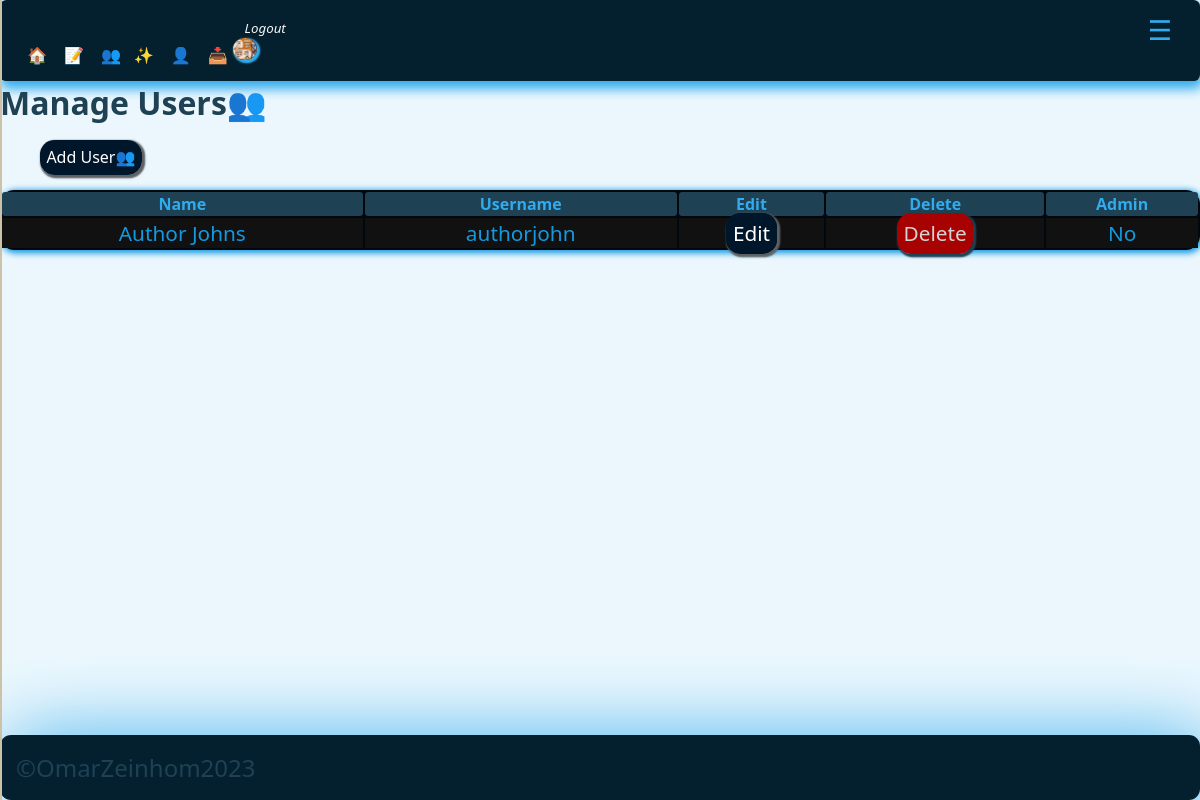
Screenshot of /adminpanel/manage_users.php (signed in) with the database file from the repository.
### tables this page shows
CREATE TABLE `users` (
  `id` int(11) UNSIGNED NOT NULL,
  `firstname` varchar(50) NOT NULL,
  `lastname` varchar(50) NOT NULL,
  `username` varchar(50) NOT NULL,
  `email` varchar(100) NOT NULL,
  `password` varchar(255) NOT NULL,
  `avatar` varchar(255) NOT NULL,
  `is_admin` tinyint(1) NOT NULL
);

### adminpanel/manage_users.php (the view, shortened to what this page needs)
<?php
$page__title = 'Manage Users👥';
include('./partials/sidenav/sidenav.php');
$current_admin_id = $_SESSION['user-id'];
$query = "SELECT * FROM users WHERE NOT id=$current_admin_id";
$users = mysqli_query($connect__db, $query);
?>
<h1><?php echo $page__title; ?></h1>
<br />
<ul>
    <li class='app__sidenav-item'><a href="<?= HOME_URL ?>add_user.php" class="app__link-btn">Add
            User👥</a></li>
</ul>
<br />
<div class="section__center">
    <table class="app__table">
        <thead class="app__thead">
            <tr clas="app__tr">
                <th class="app_th">Name</th>
                <th class="app_th">Username</th>
                <th class="app_th">Edit</th>
                <th class="app_th">Delete</th>
                <th class="app_th">Admin</th>
            </tr>
        </thead>
        <tbody class="app__tbody">
            <?php while ($user = mysqli_fetch_assoc($users)) : ?>
                <tr clas="app__tr">
                    <td class="app__td"><?= " {$user['firstname']} {$user['lastname']}" ?></td>
                    <td class="app__td"><?= "{$user['username']}" ?></td>
                    <td class="app__td"><a href="<?= ADMIN_URL ?>edit_user.php?id=<?= $user['id'] ?>" class="app__link-btn">Edit</a></td>
                    <td class="app__td"><a href="<?= ADMIN_URL ?>delete-user.php?id=<?= $user['id'] ?>" class="app__alert-btn-sm">Delete</a>
                    </td>
                    <td class="app__td"><?= $user['is_admin'] ? 'Yes' : 'No' ?></td>
                </tr>
            <?php endwhile; ?>
        </tbody>
    </table>
</div>
<?php
include('./partials/footer/footer.php');
?>

### adminpanel/partials/nav/nav.php (shortened to what this page needs)
<?php
include('./partials/header/header.php');
if (isset($_SESSION['user-id'])) {
    $id = filter_var($_SESSION['user-id'], FILTER_SANITIZE_NUMBER_INT);
    $query = "SELECT avatar from users WHERE id=$id";
    $result = mysqli_query($connect__db, $query);
    $avatar = mysqli_fetch_assoc($result);
}
?>
<div class="app__sidenav-closed">
    <li class='app__sidenav-item'><a href="<?= ADMIN_URL ?>dashboard.php" class="app__sidenav-itemLink"> 🏠</a></li>
    <li class='app__sidenav-item'><a href="<?= ADMIN_URL ?>manage_posts.php" class="app__sidenav-itemLink">📝</a>
    </li>
    <?php
    if (isset($_SESSION['user_is_admin'])) : ?>
    <li class='app__sidenav-item'><a href="<?= ADMIN_URL ?>manage_users.php" class="app__sidenav-itemLink">👥</a>
    <li class='app__sidenav-item'><a href="<?= ADMIN_URL  ?>manage_categories.php" class="app__sidenav-itemLink">✨</a>
    </li>
    <li class='app__sidenav-item'><a href="<?= ADMIN_URL  ?>manage_abouts.php" class="app__sidenav-itemLink"> 👤</a>
    </li>
    <li class='app__sidenav-item'><a href="<?= ADMIN_URL  ?>manage_downloads.php" class="app__sidenav-itemLink">📥</a>
    </li>
    <?php endif; ?>
    <?php if (isset($_SESSION['user-id'])) : ?>
    <li class='app__sidenav-item'>
        <a href="<?= ROOT_URL ?>logout.php" class="app__sidenav-itemLink"><small>
                <i> Logout</i>
            </small>
            <img alt="avatar" class="app__admin__nav-avatar" loading="lazy"
                src="<?= ROOT_URL . 'images/' . $avatar['avatar'] ?>" />
        </a>
    </li>
    <?php else : ?>
    <li class='app__sidenav-item'><a href="<?= ROOT_URL ?>login.php" class="app__sidenav-itemLink">🚪</a>
    </li>
    <?php endif; ?>
</div>

### global/styles/css/adminstyles.css (style rules this page uses)
.app__admin__nav-avatar { border-radius: 90%; max-width: 1.5rem; max-height: 1.4rem; width: 100%; height: 100%; -o-object-fit: cover; object-fit: cover; background-color: black; box-shadow: 0.1rem 0.1rem 0.1rem 0.1rem var(--color-primary); }
.app__sidenav-closed { top: 0; background-color: var(--color-blackpearl); padding: 1rem 1rem 1rem 1rem; box-shadow: 0.1rem 0.4rem 0.7rem 0.1rem var(--color-primary); width: 100%; max-width: 100%; border-radius: 0.4rem; height: 100%; }
.app__sidenav-item { display: inline-block; }
.app__sidenav-itemLink { text-decoration: none; transition: 0.3s all ease-in-out; color: whitesmoke; padding: 0.1rem 0.1rem 0.3rem 0.7rem; transition: 0.3s ease-in-out; }
* { box-sizing: border-box; }
.app__table { background-color: var(--color-dark-pearl); text-align: center; box-shadow: 0.1rem 0.1rem 0.4rem 0.1rem var(--color-cerulean); border-radius: 0.9rem; width: 100%; height: 100%; font-size: 1.7rem; max-width: 100vw; max-height: 100vh; }
.app_th { background-color: var(--color-primary-dark); border-radius: 0.2rem; font-size: 1rem; color: var(--color-primary); }
.app__tbody { background-color: var(--color-darkest-gray); color: var(--color-cerulean); padding: 1rem 1rem 1rem 1rem; }
.app__td { font-size: 1.3rem; }
.app__link-btn { text-decoration: none; color: var(--color-white); transition: 0.3s ease-in all; box-shadow: 0.1rem 0.1rem 0.1rem 0.1rem var(--color-dark-gray); border-radius: 0.9rem; padding: 0.4rem 0.4rem 0.4rem 0.4rem; background-color: var(--color-dark-navyblue); }
.app__alert-btn-sm { text-decoration: none; color: var(--color-lightest-gray); background-color: var(--color-red); transition: 0.3s ease-in all; box-shadow: 0.1rem 0.1rem 0.1rem 0.1rem var(--color-primary-dark); border-radius: 0.9rem; padding: 0.4rem 0.4rem 0.4rem 0.4rem; }
:root { --color-primary: #31abed; --color-alternative: #08405e; --color-primary-dark: #1e4154; --color-bgprimary: #053d57; --color-bgwhitefoam: #ecf7fd; --color-blackpearl: #04202f; --color-tiber: #052638; --color-tarawera: #08405e; --color-greenblue: #0e6da0; --color-cerulean: #1499e1; --color-pictonblue: #31abed; --color-malibu: #72c6f3; --color-sail: #b4e0f8; --color-selago: #f6fbfe; --color-black: black; --color-medium-gray: #7d8184; --color-dark-gray: #5e6164; --color-darkest-gray: #111111; --color-light-gray: #a9a9a9; --color-lightest-gray: #d3d3d3; --color-dark-pearl: #00070e; --color-dark-navyblue: #00162a; --color-white: #ffffff; --color-red: #a80101; --color-dark-red: #700000; --transition-slow: all 3s ease-in-out; --transition-medium: all 1.5s ease-in-out; --transition-fast: all 0.3s ease-in-out; }
* { margin: auto; }
html { height: 100%; width: 100%; }
body { background-color: var(--color-bgwhitefoam); color: var(--color-primary-dark); font-family: system-ui, -apple-system, BlinkMacSystemFont, "Segoe UI", Roboto, Oxygen, Ubuntu, Cantarell, "Open Sans", "Helvetica Neue", sans-serif; width: 100%; }
a { color: #ffffff; }
.section__center { overflow: x-auto; margin: auto; max-width: 1700px; width: 100%; height: 100%; }

### rows the page displays
users: avatar (picture)
users: firstname "Author", lastname "Johns", username "authorjohn", is_admin "No"

### other values shown
$page__title "Manage Users👥"
